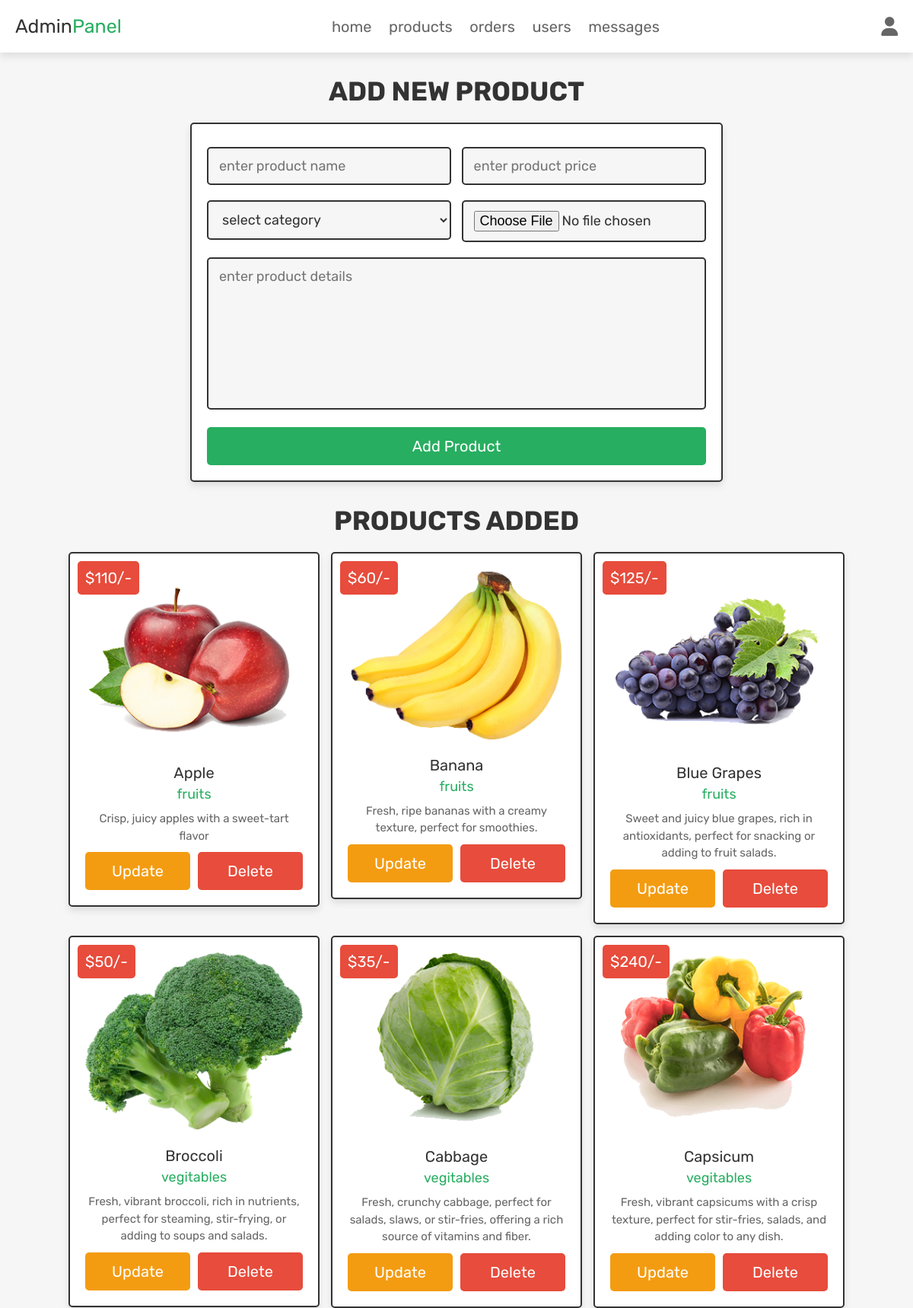
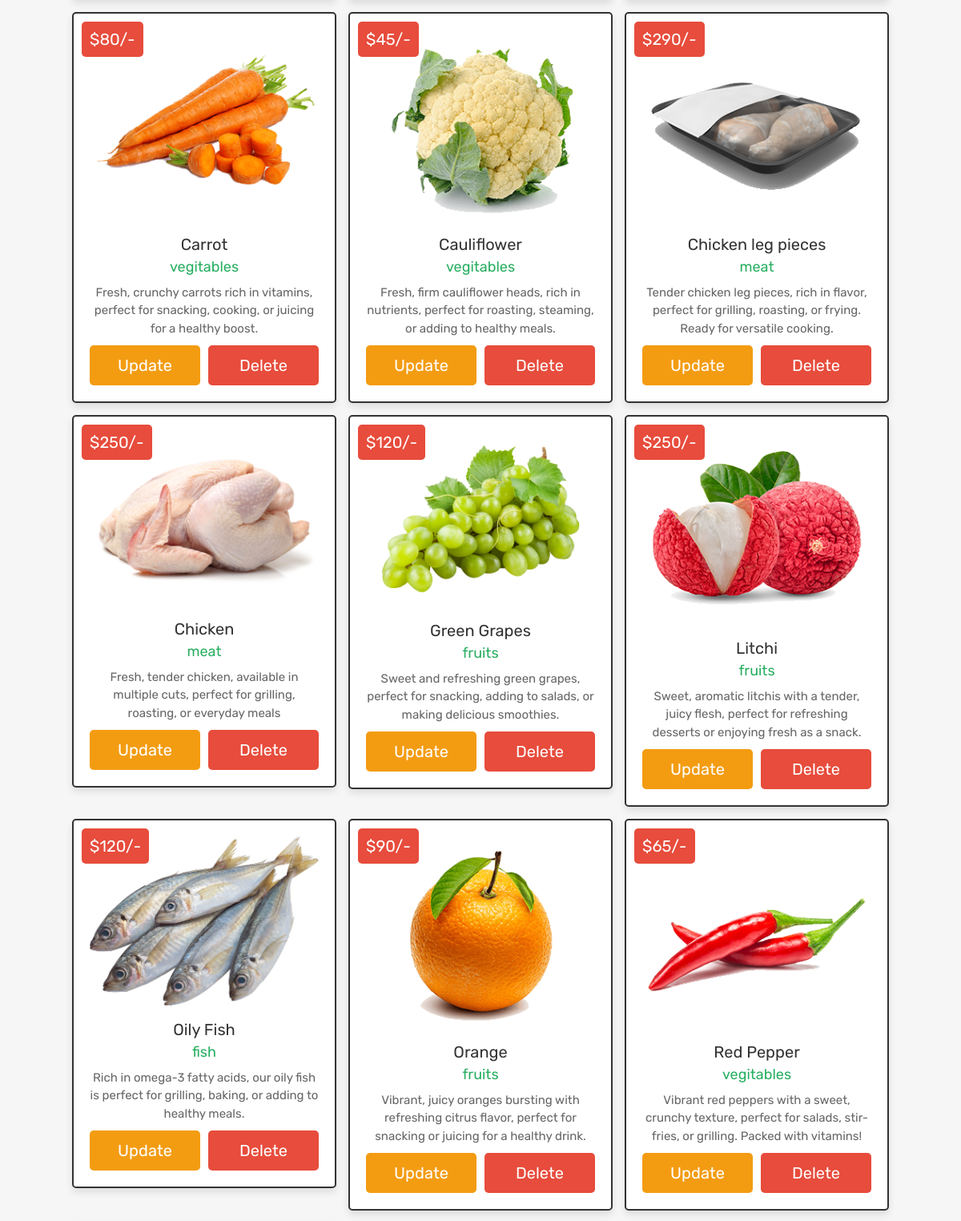
The app's page /admin_products.php (signed in, upper part) with its own data (2 pictures, top to bottom).
### tables this page shows
CREATE TABLE `products` (
  `id` int(100) NOT NULL,
  `name` varchar(100) NOT NULL,
  `category` varchar(20) NOT NULL,
  `details` varchar(500) NOT NULL,
  `price` int(100) NOT NULL,
  `image` varchar(100) NOT NULL
);

### admin_products.php (the view, shortened to what this page needs)
<?php
@include 'config.php';
?>
<!DOCTYPE html>
<html lang="en">
<head>
   <link rel="stylesheet" href="https://cdnjs.cloudflare.com/ajax/libs/font-awesome/6.1.1/css/all.min.css">
   <link rel="stylesheet" href="css/admin_style.css">
</head>
<body>
<?php include 'admin_header.php'; ?>
<section class="add-products">
   <h1 class="title">add new product</h1>
   <form action="" method="POST" enctype="multipart/form-data">
      <div class="flex">
         <div class="inputBox">
         <input type="text" name="name" class="box" required placeholder="enter product name">
         <select name="category" class="box" required>
            <option value="" selected disabled>select category</option>
         </select>
         </div>
         <div class="inputBox">
         <input type="number" min="0" name="price" class="box" required placeholder="enter product price">
         <input type="file" name="image" required class="box" accept="image/jpg, image/jpeg, image/png">
         </div>
      </div>
      <textarea name="details" class="box" required placeholder="enter product details" cols="30" rows="10"></textarea>
      <input type="submit" class="btn" value="add product" name="add_product">
   </form>
</section>
<section class="show-products">
   <h1 class="title">products added</h1>
   <div class="box-container">
   <?php
      $show_products = $conn->prepare("SELECT * FROM `products`");
      $show_products->execute();
      if($show_products->rowCount() > 0){
         while($fetch_products = $show_products->fetch(PDO::FETCH_ASSOC)){
   ?>
   <div class="box">
      <div class="price">$<?= $fetch_products['price']; ?>/-</div>
      <img src="uploaded_img/<?= $fetch_products['image']; ?>" alt="">
      <div class="name"><?= $fetch_products['name']; ?></div>
      <div class="cat"><?= $fetch_products['category']; ?></div>
      <div class="details"><?= $fetch_products['details']; ?></div>
      <div class="flex-btn">
         <a href="admin_update_product.php?update=<?= $fetch_products['id']; ?>" class="option-btn">update</a>
         <a href="admin_products.php?delete=<?= $fetch_products['id']; ?>" class="delete-btn" onclick="return confirm('delete this product?');">delete</a>
      </div>
   </div>
   <?php
      }
   }else{
      echo '<p class="empty">now products added yet!</p>';
   }
   ?>
   </div>
</section>
</body>
</html>

### css/admin_style.css (style rules this page uses)
.add-products form { max-width: 70rem; padding:2rem; margin:0 auto; text-align: center; border:var(--border); box-shadow: var(--box-shadow); background-color: var(--white); border-radius: .5rem; }
.add-products form .flex { display: flex; justify-content: space-between; flex-wrap: wrap; }
.add-products form .flex .inputBox { width: 49%; }
.add-products form .box { width: 100%; margin:1rem 0; padding:1.2rem 1.4rem; font-size: 1.8rem; color:var(--black); border-radius: .5rem; background-color: var(--light-bg); border:var(--border); }
.add-products form textarea { height: 20rem; resize: none; }
.show-products { padding-top: 0; }
.show-products .box-container { display: grid; grid-template-columns: repeat(auto-fit, 33rem); gap:1.5rem; align-items: flex-start; justify-content:center; }
.show-products .box-container .box { text-align: center; border:var(--border); box-shadow: var(--box-shadow); background-color: var(--white); border-radius: .5rem; padding:2rem; position: relative; }
.show-products .box-container .box .price { position: absolute; top:1rem; left:1rem; padding:1rem; font-size: 2rem; color:var(--white); background-color: var(--red); border-radius: .5rem; }
.show-products .box-container .box img { width: 100%; margin-bottom: 1rem; }
.show-products .box-container .box .name { margin:.5rem 0; font-size: 2rem; color:var(--black); }
.show-products .box-container .box .cat { font-size: 1.8rem; color:var(--green); }
.show-products .box-container .box .details { padding-top: 1rem; font-size: 1.5rem; line-height: 1.5; color:var(--light-color); }

### css/components.css (style rules this page uses)
:root { --green:#27ae60; --orange:#f39c12; --red:#e74c3c; --black:#333; --light-color:#666; --white:#fff; --light-bg:#f6f6f6; --border:.2rem solid var(--black); --box-shadow:0 .5rem 1rem rgba(0,0,0,.1); }
* { font-family: 'Rubik', sans-serif; margin:0; padding:0; box-sizing: border-box; outline: none; border:none; text-decoration: none; color:var(--black); }
body { background-color: var(--light-bg); }
html { font-size: 62.5%; overflow-x: hidden; scroll-behavior: smooth; scroll-padding-top: 6.5rem; }
section { padding:3rem 2rem; max-width: 1200px; margin:0 auto; }
.btn, .delete-btn, .option-btn { display: block; width: 100%; margin-top: 1rem; border-radius: .5rem; color:var(--white); font-size: 2rem; padding:1.3rem 3rem; text-transform: capitalize; cursor: pointer; text-align: center; }
.btn { background-color: var(--green); }
.delete-btn { background-color: var(--red); }
.option-btn { background-color: var(--orange); }
.flex-btn { display: flex; flex-wrap: wrap; gap:1rem; }
.flex-btn > * { flex:1; }
.title { text-align: center; margin-bottom: 2rem; text-transform: uppercase; color:var(--black); font-size: 3.5rem; }

### records on screen
products: price "110", image (picture), name "Apple", category "fruits", details "Crisp, juicy apples with a sweet-tart flavor"
products: price "60", image (picture), name "Banana", category "fruits", details "Fresh, ripe bananas with a creamy texture, perfect for smoothies."
products: price "125", image (picture), name "Blue Grapes", category "fruits", details "Sweet and juicy blue grapes, rich in antioxidants, perfect for snacking or adding to fruit salads."
products: price "50", image (picture), name "Broccoli", category "vegitables", details "Fresh, vibrant broccoli, rich in nutrients, perfect for steaming, stir-frying, or adding to soups and salads."
products: price "35", image (picture), name "Cabbage", category "vegitables", details "Fresh, crunchy cabbage, perfect for salads, slaws, or stir-fries, offering a rich source of vitamins and fiber."
products: price "240", image (picture), name "Capsicum", category "vegitables", details "Fresh, vibrant capsicums with a crisp texture, perfect for stir-fries, salads, and adding color to any dish."
products: price "80", image (picture), name "Carrot", category "vegitables", details "Fresh, crunchy carrots rich in vitamins, perfect for snacking, cooking, or juicing for a healthy boost."
products: price "45", image (picture), name "Cauliflower", category "vegitables", details "Fresh, firm cauliflower heads, rich in nutrients, perfect for roasting, steaming, or adding to healthy meals."
products: price "290", image (picture), name "Chicken leg pieces", category "meat", details "Tender chicken leg pieces, rich in flavor, perfect for grilling, roasting, or frying. Ready for versatile cooking."
products: price "250", image (picture), name "Chicken", category "meat", details "Fresh, tender chicken, available in multiple cuts, perfect for grilling, roasting, or everyday meals"
products: price "120", image (picture), name "Green Grapes", category "fruits", details "Sweet and refreshing green grapes, perfect for snacking, adding to salads, or making delicious smoothies."
products: price "250", image (picture), name "Litchi", category "fruits", details "Sweet, aromatic litchis with a tender, juicy flesh, perfect for refreshing desserts or enjoying fresh as a snack."
products: price "120", image (picture), name "Oily Fish", category "fish", details "Rich in omega-3 fatty acids, our oily fish is perfect for grilling, baking, or adding to healthy meals."
products: price "90", image (picture), name "Orange", category "fruits", details "Vibrant, juicy oranges bursting with refreshing citrus flavor, perfect for snacking or juicing for a healthy drink."
products: price "65", image (picture), name "Red Pepper", category "vegitables", details "Vibrant red peppers with a sweet, crunchy texture, perfect for salads, stir-fries, or grilling. Packed with vitamins!"
